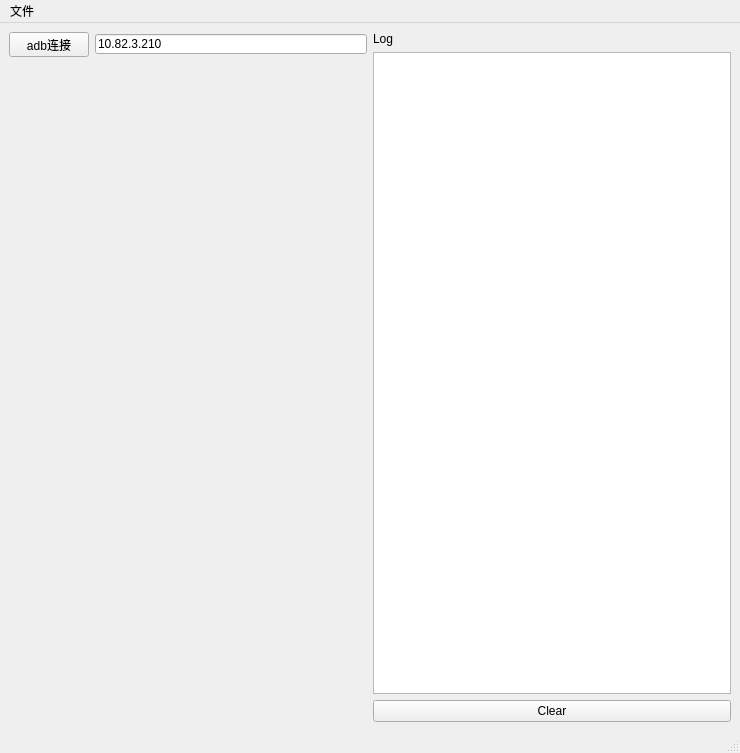
<?xml version="1.0" encoding="UTF-8"?>
<ui version="4.0">
 <class>MainWindow</class>
 <widget class="QMainWindow" name="MainWindow">
  <property name="geometry">
   <rect>
    <x>0</x>
    <y>0</y>
    <width>740</width>
    <height>753</height>
   </rect>
  </property>
  <property name="windowTitle">
   <string>MainWindow</string>
  </property>
  <widget class="QWidget" name="centralwidget">
   <layout class="QGridLayout" name="gridLayout">
    <item row="0" column="0">
     <layout class="QHBoxLayout" name="horizontalLayout_5">
      <property name="sizeConstraint">
       <enum>QLayout::SetFixedSize</enum>
      </property>
      <item>
       <layout class="QVBoxLayout" name="verticalLayout_7">
        <item>
         <layout class="QHBoxLayout" name="horizontalLayout_3">
          <item>
           <widget class="QPushButton" name="pushButton_2">
            <property name="sizePolicy">
             <sizepolicy hsizetype="Fixed" vsizetype="Fixed">
              <horstretch>0</horstretch>
              <verstretch>0</verstretch>
             </sizepolicy>
            </property>
            <property name="minimumSize">
             <size>
              <width>0</width>
              <height>25</height>
             </size>
            </property>
            <property name="maximumSize">
             <size>
              <width>16777215</width>
              <height>25</height>
             </size>
            </property>
            <property name="text">
             <string>adb连接</string>
            </property>
           </widget>
          </item>
          <item>
           <widget class="QLineEdit" name="lineEdit">
            <property name="sizePolicy">
             <sizepolicy hsizetype="Expanding" vsizetype="Fixed">
              <horstretch>0</horstretch>
              <verstretch>0</verstretch>
             </sizepolicy>
            </property>
            <property name="minimumSize">
             <size>
              <width>0</width>
              <height>20</height>
             </size>
            </property>
            <property name="maximumSize">
             <size>
              <width>16777215</width>
              <height>20</height>
             </size>
            </property>
            <property name="text">
             <string>10.82.3.210</string>
            </property>
           </widget>
          </item>
         </layout>
        </item>
        <item>
         <layout class="QGridLayout" name="ChildrenForm" rowstretch="0" columnstretch="0" rowminimumheight="0" columnminimumwidth="0">
          <property name="sizeConstraint">
           <enum>QLayout::SetMinAndMaxSize</enum>
          </property>
         </layout>
        </item>
        <item>
         <spacer name="verticalSpacer">
          <property name="orientation">
           <enum>Qt::Vertical</enum>
          </property>
          <property name="sizeType">
           <enum>QSizePolicy::Expanding</enum>
          </property>
          <property name="sizeHint" stdset="0">
           <size>
            <width>0</width>
            <height>0</height>
           </size>
          </property>
         </spacer>
        </item>
       </layout>
      </item>
      <item>
       <layout class="QVBoxLayout" name="verticalLayout">
        <item>
         <widget class="QLabel" name="label">
          <property name="text">
           <string>Log</string>
          </property>
         </widget>
        </item>
        <item>
         <widget class="QTextBrowser" name="Log">
          <property name="sizePolicy">
           <sizepolicy hsizetype="Expanding" vsizetype="Expanding">
            <horstretch>0</horstretch>
            <verstretch>0</verstretch>
           </sizepolicy>
          </property>
          <property name="minimumSize">
           <size>
            <width>300</width>
            <height>400</height>
           </size>
          </property>
         </widget>
        </item>
        <item>
         <widget class="QPushButton" name="pushButton_4">
          <property name="text">
           <string>Clear</string>
          </property>
         </widget>
        </item>
       </layout>
      </item>
     </layout>
    </item>
   </layout>
  </widget>
  <widget class="QMenuBar" name="menubar">
   <property name="geometry">
    <rect>
     <x>0</x>
     <y>0</y>
     <width>740</width>
     <height>23</height>
    </rect>
   </property>
   <widget class="QMenu" name="menu">
    <property name="title">
     <string>文件</string>
    </property>
    <addaction name="TestAction"/>
   </widget>
   <addaction name="menu"/>
  </widget>
  <widget class="QStatusBar" name="statusbar"/>
  <action name="TestAction">
   <property name="text">
    <string>测试</string>
   </property>
   <property name="shortcut">
    <string>F12</string>
   </property>
  </action>
 </widget>
 <resources/>
 <connections>
  <connection>
   <sender>pushButton_2</sender>
   <signal>clicked()</signal>
   <receiver>MainWindow</receiver>
   <slot>AdbConnect()</slot>
   <hints>
    <hint type="sourcelabel">
     <x>79</x>
     <y>55</y>
    </hint>
    <hint type="destinationlabel">
     <x>101</x>
     <y>117</y>
    </hint>
   </hints>
  </connection>
  <connection>
   <sender>pushButton_4</sender>
   <signal>clicked()</signal>
   <receiver>MainWindow</receiver>
   <slot>LogClear()</slot>
   <hints>
    <hint type="sourcelabel">
     <x>729</x>
     <y>481</y>
    </hint>
    <hint type="destinationlabel">
     <x>404</x>
     <y>561</y>
    </hint>
   </hints>
  </connection>
 </connections>
 <slots>
  <slot>PushWNR()</slot>
  <slot>PullWNR()</slot>
  <slot>AdbConnect()</slot>
  <slot>LogClear()</slot>
  <slot>Test()</slot>
 </slots>
</ui>
